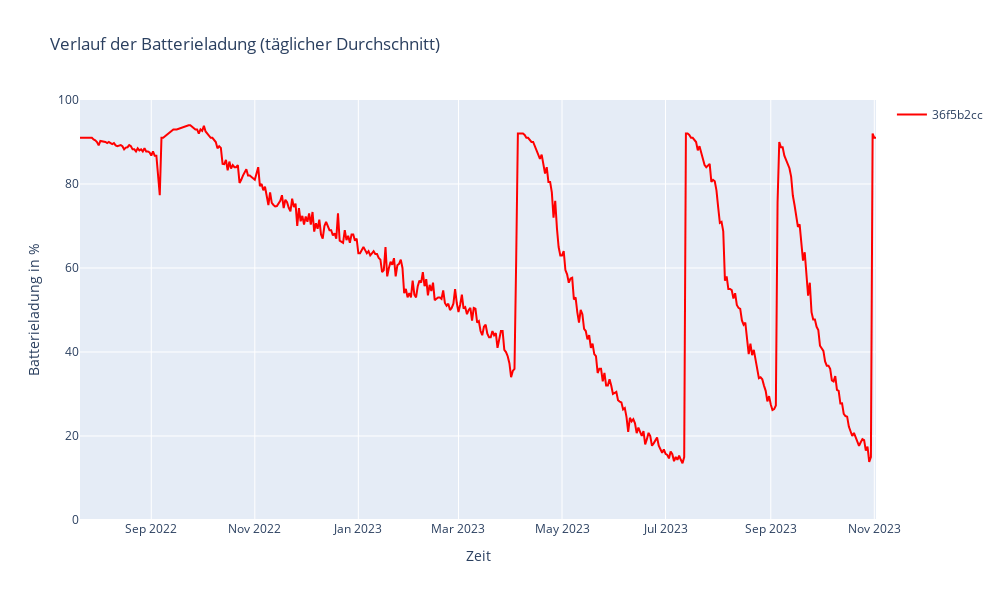

The notebook cell this image was saved under:
### Code cell
df_daily_mean = prep_data.calculate_daily_mean(df_raw)
plots.plot_device(df_daily_mean, DEV, color="#F00", title="Verlauf der Batterieladung (täglicher Durchschnitt)")

### Figure 1 — Plotly figure (JSON) as saved in the notebook; plotly's stock layout.template omitted (floating-point values rounded to 4 significant figures; data arrays with more than 128 entries replaced by an {"elided": "..."} marker saying what was removed)
{"data": [{"marker": {"color": "#F00"}, "mode": "lines", "name": "36f5b2cc", "type": "scatter", "x": {"elided": "447 str values"}, "y": {"elided": "447 float values"}}], "layout": {"height": 600, "showlegend": true, "title": {"text": "Verlauf der Batterieladung (täglicher Durchschnitt)"}, "width": 1000, "xaxis": {"title": {"text": "Zeit"}}, "yaxis": {"range": [0, 100], "title": {"text": "Batterieladung in %"}}}}
